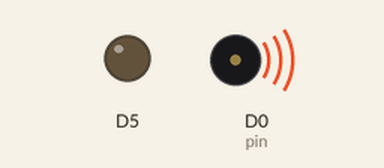
Recording of a sketch running on a simulated ESP8266 (NodeMCU). On the bench: output pins drawn as LEDs (lit = HIGH), buzzer (waves = sounding).

Above: at 5.0 s.
At 10.5 s:
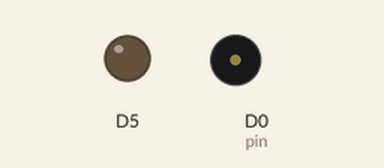
Timing chart, 0 to 14.3 s (numbered marks = the images above):
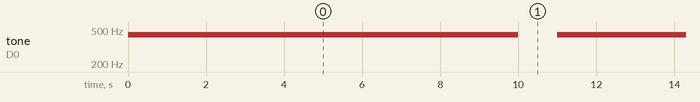

Measured:
- by itself, tone on D0 (pin): alternates 440 Hz for 10.0 s and silent for 1.0 s

The sketch:

TestPassiveBuzzerWith_Esp8266_NodeMCU.ino
```cpp
/*
 Name:		TestPassiveBuzzerWith_Esp8266_NodeMCU.ino
 Created:	5/16/2020 11:03:56 PM
 Author:	YLA
*/

// the setup function runs once when you press reset or power the board
void setup() {
    int pin = D0;// 12 = D6 works
    pinMode(pin, OUTPUT);
    pinMode(14, OUTPUT);


    for (;;) {
        tone(pin, 440);
        delay(10000);
        noTone(pin);
        //the tone is emitted correctly
        delay(1000);
    }

    analogWrite(14, 200);
    delay(1000);
    analogWrite(14, 0);

    tone(pin, 440);
    delay(1000);
    noTone(pin);
}

// the loop function runs over and over again until power down or reset
void loop() {

}
```
